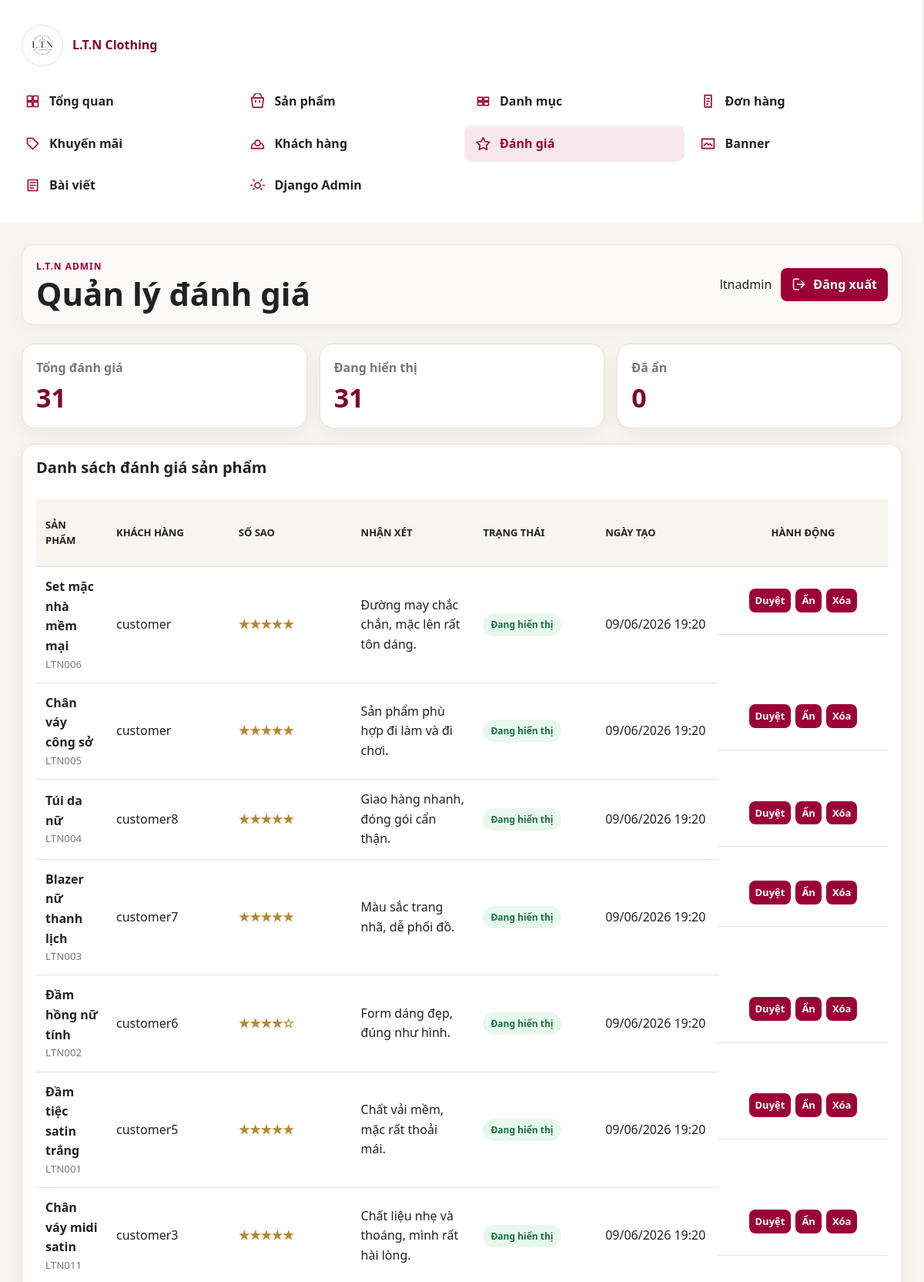
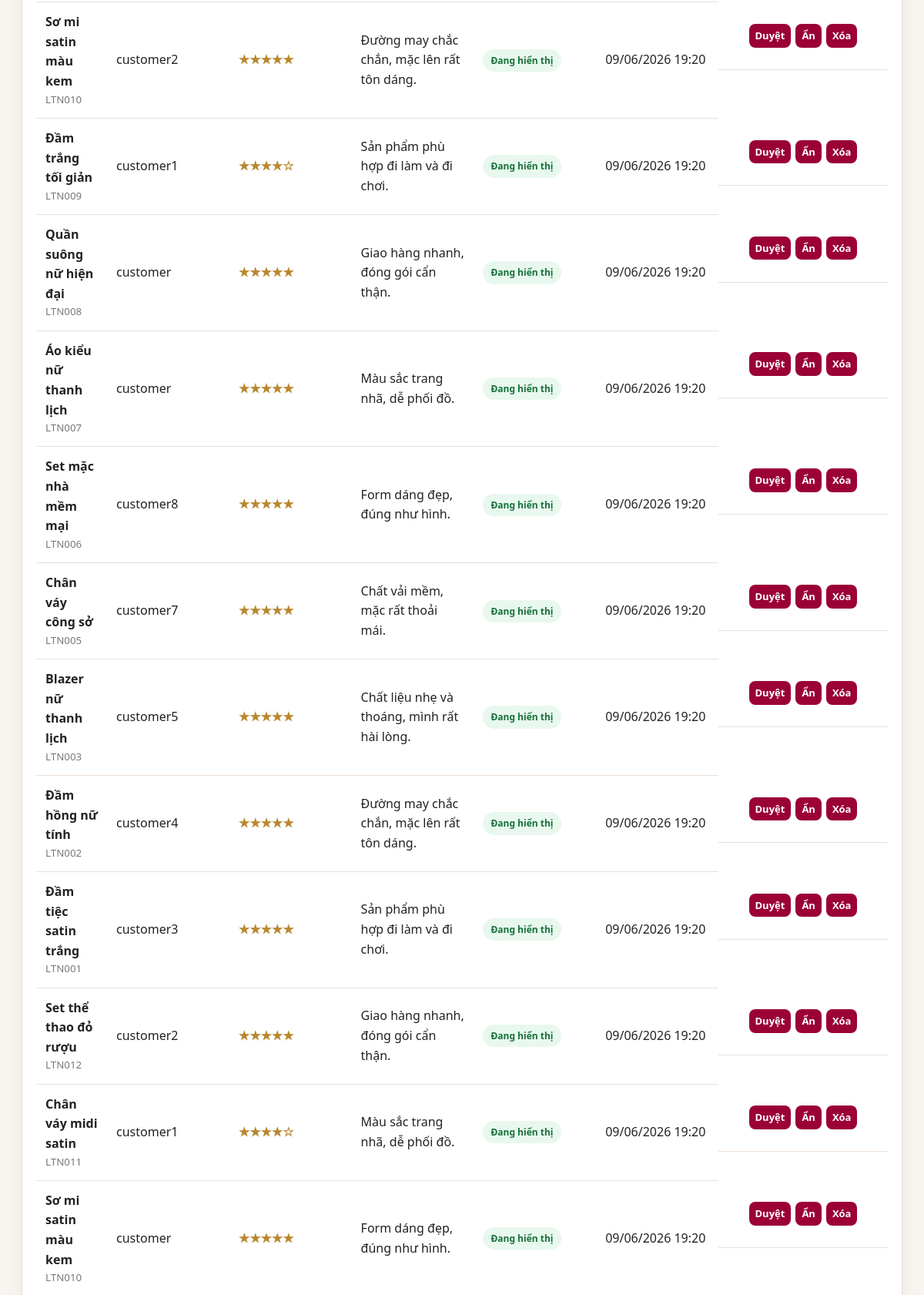
/dashboard/reviews/ (signed in, upper part), run on the app's committed database (2 pictures, top to bottom).
### shop/models.py (models this page shows, shortened)
class TimeStampedModel(models.Model):
    created_at = models.DateTimeField(auto_now_add=True)
    updated_at = models.DateTimeField(auto_now=True)
    class Meta:
        abstract = True

class ProductReview(TimeStampedModel):
    product = models.ForeignKey(Product, on_delete=models.CASCADE, related_name="reviews")
    user = models.ForeignKey(settings.AUTH_USER_MODEL, on_delete=models.CASCADE, related_name="product_reviews")
    rating = models.PositiveSmallIntegerField(validators=[MinValueValidator(1), MaxValueValidator(5)])
    comment = models.TextField()
    is_approved = models.BooleanField(default=True)
    class Meta:
        ordering = ["-created_at"]
        unique_together = ("product", "user")
    @property
    def stars(self):
        return "★" * self.rating + "☆" * (5 - self.rating)

class Product(TimeStampedModel):
    category = models.ForeignKey(Category, on_delete=models.PROTECT, related_name="products")
    name = models.CharField(max_length=180)
    slug = models.SlugField(max_length=210, unique=True, blank=True, allow_unicode=True)
    sku = models.CharField(max_length=60, unique=True)
    description = models.TextField()
    price = models.DecimalField(max_digits=12, decimal_places=0)
    sale_price = models.DecimalField(max_digits=12, decimal_places=0, blank=True, null=True)
    stock = models.PositiveIntegerField(default=0)
    main_image = models.ImageField(upload_to="products/", blank=True, null=True)
    is_featured = models.BooleanField(default=False)
    is_new = models.BooleanField(default=False)
    is_sale = models.BooleanField(default=False)
    is_active = models.BooleanField(default=True)
    class Meta:
        ordering = ["-created_at"]

### shop/views.py (the view, shortened to what this page needs)
# urls.py: path("dashboard/reviews/", views.dashboard_reviews, name="dashboard_reviews"),
@login_required
def dashboard_reviews(request):
    if not dashboard_allowed(request.user, staff_ok=False):
        return dashboard_denied(request)
    reviews = ProductReview.objects.select_related("product", "user").order_by("-created_at")
    return render(request, "dashboard/reviews.html", {
        "page_title": "Quản lý đánh giá",
        "reviews": reviews,
        "total_reviews": reviews.count(),
        "approved_reviews": reviews.filter(is_approved=True).count(),
        "hidden_reviews": reviews.filter(is_approved=False).count(),
    })

### shop/context_processors.py (called while the page is built)
def dashboard_url_for_user(user):
    if not user.is_authenticated:
        return "/login/"
    role = getattr(getattr(user, "profile", None), "role", "")
    if user.is_superuser or role == "ADMIN":
        return "/dashboard/"
    if role == "STAFF":
        return "/staff/"
    return "/profile/"

def cart_counter(request):
    user_dashboard_url = dashboard_url_for_user(request.user)
    if not request.user.is_authenticated:
        return {"cart_count": 0, "wishlist_count": 0, "user_dashboard_url": user_dashboard_url}
    cart, _ = Cart.objects.get_or_create(user=request.user)
    return {
        "cart_count": sum(item.quantity for item in cart.items.all()),
        "wishlist_count": Wishlist.objects.filter(user=request.user).count(),
        "user_dashboard_url": user_dashboard_url,
    }

### shop/views.py (called while the page is built)
def dashboard_allowed(user, staff_ok=True):
    if not user.is_authenticated:
        return False
    if user.is_superuser:
        return True
    role = getattr(getattr(user, "profile", None), "role", "")
    return role == "ADMIN" or (staff_ok and role == "STAFF")

### templates/dashboard/reviews.html (shortened to what this page needs)
{% extends "dashboard/base_dashboard.html" %}
{% block content %}
<section class="kpi-grid three">
  <article class="kpi-card"><span>Tổng đánh giá</span><strong>{{ total_reviews }}</strong></article>
  <article class="kpi-card"><span>Đang hiển thị</span><strong>{{ approved_reviews }}</strong></article>
  <article class="kpi-card"><span>Đã ẩn</span><strong>{{ hidden_reviews }}</strong></article>
</section>
<section class="dash-card">
  <div class="dash-card-head"><h2>Danh sách đánh giá sản phẩm</h2></div>
  <div class="dash-table-wrap">
    <table class="dash-table">
      <thead><tr><th>Sản phẩm</th><th>Khách hàng</th><th>Số sao</th><th>Nhận xét</th><th>Trạng thái</th><th>Ngày tạo</th><th>Hành động</th></tr></thead>
      <tbody>
      {% for review in reviews %}
        <tr>
          <td><strong>{{ review.product.name }}</strong><small>{{ review.product.sku }}</small></td>
          <td>{{ review.user.username }}</td>
          <td><span class="review-stars">{{ review.stars }}</span></td>
          <td>{{ review.comment|truncatewords:18 }}</td>
          <td><span class="status-badge {% if review.is_approved %}status-completed{% else %}status-cancelled{% endif %}">{% if review.is_approved %}Đang hiển thị{% else %}Đã ẩn{% endif %}</span></td>
          <td>{{ review.created_at|date:"d/m/Y H:i" }}</td>
          <td class="row-actions action-buttons">
            <form method="post">{% csrf_token %}<input type="hidden" name="review_id" value="{{ review.id }}"><input type="hidden" name="action" value="approve"><button>Duyệt</button></form>
            <form method="post">{% csrf_token %}<input type="hidden" name="review_id" value="{{ review.id }}"><input type="hidden" name="action" value="hide"><button>Ẩn</button></form>
            <form method="post" onsubmit="return confirm('Bạn có chắc chắn muốn xóa mục này không?');"><button>Xóa</button></form>
          </td>
        </tr>
      {% empty %}<tr><td colspan="7">Chưa có đánh giá.</td></tr>{% endfor %}
      </tbody>
    </table>
  </div>
</section>
{% endblock %}

### templates/dashboard/base_dashboard.html (shortened to what this page needs)
{% load static humanize %}
<!doctype html>
<html lang="vi">
<head>
  <link rel="stylesheet" href="{% static 'css/base.css' %}">
  <link rel="stylesheet" href="{% static 'css/dashboard.css' %}">
</head>
<body class="dashboard-body">
  <div class="dashboard-shell">
    <aside class="dashboard-sidebar">
      <a class="dashboard-brand" href="{% url 'shop:dashboard' %}">
        <img src="{% static 'WEBIMG/logoweb.jpg' %}" alt="L.T.N Clothing">
        <span>L.T.N Clothing</span>
      </a>
      <nav class="dashboard-nav" aria-label="Admin dashboard">
        <a class="{% if request.resolver_match.url_name == 'dashboard' %}active{% endif %}" href="{% url 'shop:dashboard' %}">
          <span><svg viewBox="0 0 24 24"><path d="M4 4h7v7H4V4Zm9 0h7v7h-7V4ZM4 13h7v7H4v-7Zm9 0h7v7h-7v-7Z"/></svg></span>Tổng quan
        </a>
        <a class="{% if request.resolver_match.url_name == 'dashboard_products' %}active{% endif %}" href="{% url 'shop:dashboard_products' %}">
          <span><svg viewBox="0 0 24 24"><path d="M6 7V6a6 6 0 0 1 12 0v1m-15 0h18l-2 14H5L3 7Zm6 4v2m6-2v2"/></svg></span>Sản phẩm
        </a>
        <a class="{% if request.resolver_match.url_name == 'dashboard_categories' %}active{% endif %}" href="{% url 'shop:dashboard_categories' %}">
          <span><svg viewBox="0 0 24 24"><path d="M4 6h7v5H4V6Zm9 0h7v5h-7V6ZM4 13h7v5H4v-5Zm9 0h7v5h-7v-5Z"/></svg></span>Danh mục
        </a>
        <a class="{% if request.resolver_match.url_name == 'dashboard_orders' %}active{% endif %}" href="{% url 'shop:dashboard_orders' %}">
          <span><svg viewBox="0 0 24 24"><path d="M7 3h10v18l-2-1-2 1-2-1-2 1-2-1V3Zm3 5h4m-4 4h4m-4 4h2"/></svg></span>Đơn hàng
        </a>
        <a class="" href="{% url 'shop:dashboard_sales' %}">
          <span><svg viewBox="0 0 24 24"><path d="M20 12 12 20 4 12V4h8l8 8Zm-12-4h.01"/></svg></span>Khuyến mãi
        </a>
        <a class="{% if request.resolver_match.url_name == 'dashboard_customers' %}active{% endif %}" href="{% url 'shop:dashboard_customers' %}">
          <span><svg viewBox="0 0 24 24"><path d="M16 11a4 4 0 1 0-8 0m8 0a4 4 0 1 1-8 0m8 0c3 1 5 3 5 6v2H3v-2c0-3 2-5 5-6"/></svg></span>Khách hàng
        </a>
        <a class="{% if request.resolver_match.url_name == 'dashboard_reviews' %}active{% endif %}" href="{% url 'shop:dashboard_reviews' %}">
          <span><svg viewBox="0 0 24 24"><path d="m12 3 2.9 5.9 6.5.9-4.7 4.6 1.1 6.5L12 17.8l-5.8 3.1 1.1-6.5-4.7-4.6 6.5-.9L12 3Z"/></svg></span>Đánh giá
        </a>
        <a class="{% if request.resolver_match.url_name == 'dashboard_banners' %}active{% endif %}" href="{% url 'shop:dashboard_banners' %}">
          <span><svg viewBox="0 0 24 24"><path d="M3 5h18v14H3V5Zm3 10 4-4 3 3 2-2 3 3"/></svg></span>Banner
        </a>
        <a class="{% if request.resolver_match.url_name == 'dashboard_blogs' %}active{% endif %}" href="{% url 'shop:dashboard_blogs' %}">
          <span><svg viewBox="0 0 24 24"><path d="M5 4h14v16H5V4Zm3 4h8M8 12h8m-8 4h5"/></svg></span>Bài viết
        </a>
        <a href="/admin/">
          <span><svg viewBox="0 0 24 24"><path d="M12 8a4 4 0 1 0 0 8 4 4 0 0 0 0-8Zm8 4h2M2 12h2m12.9-6.9 1.4-1.4M5.7 18.3l1.4-1.4m0-11.8L5.7 3.7m12.6 14.6-1.4-1.4"/></svg></span>Django Admin
        </a>
      </nav>
    </aside>
    <main class="dashboard-main">
      <header class="dashboard-topbar">
        <div>
          <p class="dashboard-eyebrow">L.T.N Admin</p>
          <h1>{% block page_title %}{{ page_title|default:"Tổng quan" }}{% endblock %}</h1>
        </div>
        <div class="dashboard-user">
          <span>{{ request.user.username }}</span>
          <form method="post" action="{% url 'accounts:logout' %}">
            <button class="dash-btn" type="submit">
              <svg viewBox="0 0 24 24" aria-hidden="true"><path d="M15 17l5-5-5-5m5 5H9m2 8H5a2 2 0 0 1-2-2V6a2 2 0 0 1 2-2h6"/></svg>
              Đăng xuất
            </button>
          </form>
        </div>
      </header>
      {% block content %}{% endblock %}
    </main>
  </div>
</body>
</html>

### static/css/base.css (style rules this page uses)
* { box-sizing: border-box; }
body { margin: 0; font-family: "Segoe UI", Arial, sans-serif; color: var(--text-dark); background: var(--cream-bg); line-height: 1.6; }
a { color: inherit; text-decoration: none; }
img { display: block; max-width: 100%; }
h1, h2, h3, p { margin-top: 0; }
h1 { font-size: clamp(36px, 5vw, 66px); line-height: 1.05; letter-spacing: 0; }
h2 { font-size: clamp(26px, 3vw, 40px); line-height: 1.15; }
.btn, button { border: 0; border-radius: 6px; background: var(--fashion-maroon); color: var(--white); padding: 12px 18px; font: inherit; font-weight: 800; cursor: pointer; transition: transform .18s ease, box-shadow .18s ease, background .18s ease; }
table { width: 100%; border-collapse: collapse; background: var(--white); }
th, td { padding: 13px 14px; border-bottom: 1px solid var(--border); text-align: left; vertical-align: top; }
th { background: var(--rose-bg); color: var(--burgundy-black); }
small { color: var(--text-muted); }

### data on the page
ProductReview: product.name "Set mặc nhà mềm mại", product.sku "LTN006", user.username "customer", stars "★★★★★", comment "Đường may chắc chắn, mặc lên rất tôn dáng.", is_approved "Đang hiển thị", created_at "09/06/2026 19:20"
ProductReview: product.name "Chân váy công sở", product.sku "LTN005", user.username "customer", stars "★★★★★", comment "Sản phẩm phù hợp đi làm và đi chơi.", is_approved "Đang hiển thị", created_at "09/06/2026 19:20"
ProductReview: product.name "Túi da nữ", product.sku "LTN004", user.username "customer8", stars "★★★★★", comment "Giao hàng nhanh, đóng gói cẩn thận.", is_approved "Đang hiển thị", created_at "09/06/2026 19:20"
ProductReview: product.name "Blazer nữ thanh lịch", product.sku "LTN003", user.username "customer7", stars "★★★★★", comment "Màu sắc trang nhã, dễ phối đồ.", is_approved "Đang hiển thị", created_at "09/06/2026 19:20"
ProductReview: product.name "Đầm hồng nữ tính", product.sku "LTN002", user.username "customer6", stars "★★★★☆", comment "Form dáng đẹp, đúng như hình.", is_approved "Đang hiển thị", created_at "09/06/2026 19:20"
ProductReview: product.name "Đầm tiệc satin trắng", product.sku "LTN001", user.username "customer5", stars "★★★★★", comment "Chất vải mềm, mặc rất thoải mái.", is_approved "Đang hiển thị", created_at "09/06/2026 19:20"
ProductReview: product.name "Chân váy midi satin", product.sku "LTN011", user.username "customer3", stars "★★★★★", comment "Chất liệu nhẹ và thoáng, mình rất hài lòng.", is_approved "Đang hiển thị", created_at "09/06/2026 19:20"
ProductReview: product.name "Sơ mi satin màu kem", product.sku "LTN010", user.username "customer2", stars "★★★★★", comment "Đường may chắc chắn, mặc lên rất tôn dáng.", is_approved "Đang hiển thị", created_at "09/06/2026 19:20"
ProductReview: product.name "Đầm trắng tối giản", product.sku "LTN009", user.username "customer1", stars "★★★★☆", comment "Sản phẩm phù hợp đi làm và đi chơi.", is_approved "Đang hiển thị", created_at "09/06/2026 19:20"
ProductReview: product.name "Quần suông nữ hiện đại", product.sku "LTN008", user.username "customer", stars "★★★★★", comment "Giao hàng nhanh, đóng gói cẩn thận.", is_approved "Đang hiển thị", created_at "09/06/2026 19:20"
ProductReview: product.name "Áo kiểu nữ thanh lịch", product.sku "LTN007", user.username "customer", stars "★★★★★", comment "Màu sắc trang nhã, dễ phối đồ.", is_approved "Đang hiển thị", created_at "09/06/2026 19:20"
ProductReview: product.name "Set mặc nhà mềm mại", product.sku "LTN006", user.username "customer8", stars "★★★★★", comment "Form dáng đẹp, đúng như hình.", is_approved "Đang hiển thị", created_at "09/06/2026 19:20"
ProductReview: product.name "Chân váy công sở", product.sku "LTN005", user.username "customer7", stars "★★★★★", comment "Chất vải mềm, mặc rất thoải mái.", is_approved "Đang hiển thị", created_at "09/06/2026 19:20"
ProductReview: product.name "Blazer nữ thanh lịch", product.sku "LTN003", user.username "customer5", stars "★★★★★", comment "Chất liệu nhẹ và thoáng, mình rất hài lòng.", is_approved "Đang hiển thị", created_at "09/06/2026 19:20"
ProductReview: product.name "Đầm hồng nữ tính", product.sku "LTN002", user.username "customer4", stars "★★★★★", comment "Đường may chắc chắn, mặc lên rất tôn dáng.", is_approved "Đang hiển thị", created_at "09/06/2026 19:20"
ProductReview: product.name "Đầm tiệc satin trắng", product.sku "LTN001", user.username "customer3", stars "★★★★★", comment "Sản phẩm phù hợp đi làm và đi chơi.", is_approved "Đang hiển thị", created_at "09/06/2026 19:20"
ProductReview: product.name "Set thể thao đỏ rượu", product.sku "LTN012", user.username "customer2", stars "★★★★★", comment "Giao hàng nhanh, đóng gói cẩn thận.", is_approved "Đang hiển thị", created_at "09/06/2026 19:20"
ProductReview: product.name "Chân váy midi satin", product.sku "LTN011", user.username "customer1", stars "★★★★☆", comment "Màu sắc trang nhã, dễ phối đồ.", is_approved "Đang hiển thị", created_at "09/06/2026 19:20"
ProductReview: product.name "Sơ mi satin màu kem", product.sku "LTN010", user.username "customer", stars "★★★★★", comment "Form dáng đẹp, đúng như hình.", is_approved "Đang hiển thị", created_at "09/06/2026 19:20"

### other printed values
{{ page_title|default:"Tổng quan" }} "Quản lý đánh giá"
{{ request.user.username }} "ltnadmin"
{{ total_reviews }} "31"
{{ approved_reviews }} "31"
{{ hidden_reviews }} "0"
